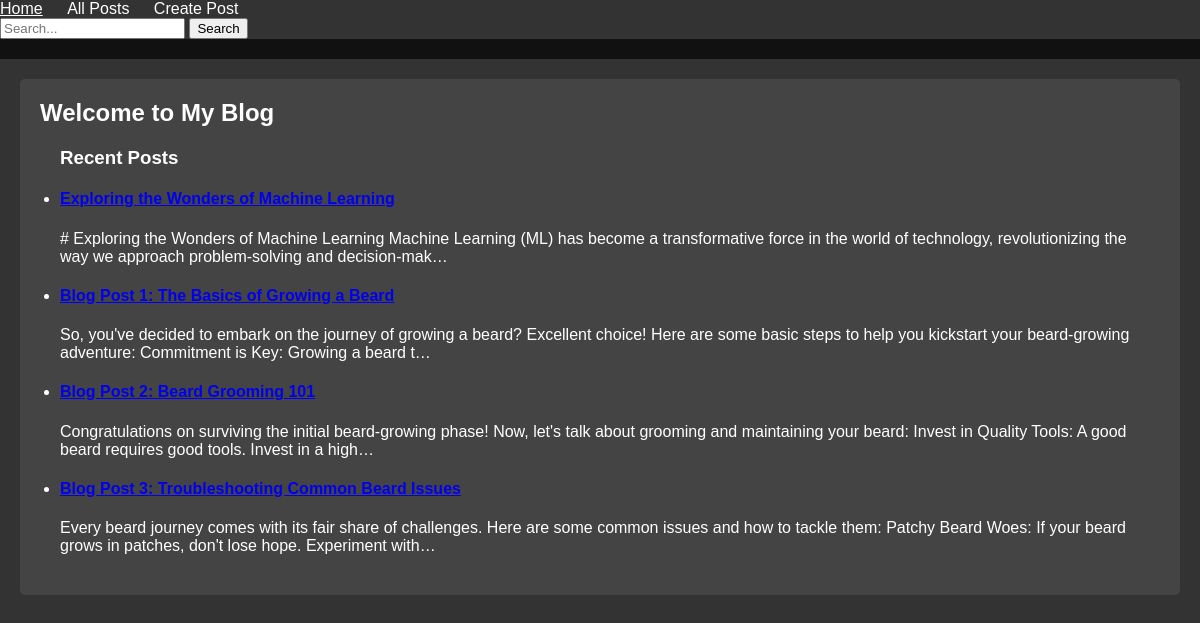
The page / on the database its author committed.
### blog/models.py (models this page shows, shortened)
class Post(models.Model):
    title = models.CharField(max_length=50)
    content = models.TextField(max_length=1000000)
    author = models.CharField(max_length=500)
    timestamp = models.DateTimeField(auto_now_add=True)
    categories = models.CharField(max_length=100, blank=True)
    tags = models.CharField(max_length=100, blank=True)

### blog/views.py (the view)
# urls.py: path('', views.home, name="home"),
def home(request):
    recent_posts = Post.objects.order_by('-timestamp')[:5]
    return render(request, 'blog/home.html', {'recent_posts': recent_posts})

### blog/templates/blog/home.html (shortened to what this page needs)
{% extends 'base.html' %}
{% load static %}
{% block content %}
    <h2>Welcome to My Blog</h2>
    <div class="content">
        <h3>Recent Posts</h3>
        <ul>
            {% for post in recent_posts %}
                <li>
                    <h4><a href="{% url 'post' post.pk %}">{{ post.title }}</a></h4>
                    <p>{{ post.content|truncatechars:200 }}</p>
                </li>
            {% endfor %}
        </ul>
    </div>
{% endblock %}

### blog/static/css/main.css (style rules this page uses)
body, h1, h2, h3, p, ul, li { margin: 0; padding: 0; }
body { font-family: Arial, sans-serif; background-color: #333; color: #fff; }
.content { background-color: #444; padding: 20px; border-radius: 5px; }

### rows shown on the page
Post: title "Exploring the Wonders of Machine Learning", content "# Exploring the Wonders of Machine Learning Machine Learning (ML) has become a transformative force in the world of technology, revolutionizing the way we approach problem-solving and decision-mak…"
Post: title "Blog Post 1: The Basics of Growing a Beard", content "So, you've decided to embark on the journey of growing a beard? Excellent choice! Here are some basic steps to help you kickstart your beard-growing adventure: Commitment is Key: Growing a beard t…"
Post: title "Blog Post 2: Beard Grooming 101", content "Congratulations on surviving the initial beard-growing phase! Now, let's talk about grooming and maintaining your beard: Invest in Quality Tools: A good beard requires good tools. Invest in a high…"
Post: title "Blog Post 3: Troubleshooting Common Beard Issues", content "Every beard journey comes with its fair share of challenges. Here are some common issues and how to tackle them: Patchy Beard Woes: If your beard grows in patches, don't lose hope. Experiment with…"
